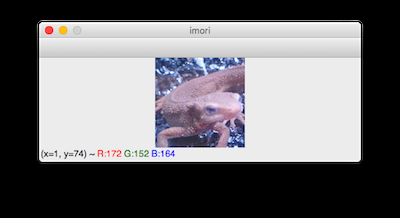
#> input picture assets/sample.png, 400 x 218 px
$ python -i aa.py   (imports and definitions only)
#> lines starting #> are read from the running program, lines starting #| are printed output that depends on the picture; after the words box and inside, x2 and y2 are one past the last pixel; in counts of white or black regions, pixels touching at a corner belong together
#> further down, picture is the input picture: shape (218, 400, 3); mean B, G, R 112.4, 109.6, 111

# [35 lines left out: functions sweep_rotation, logpolar_phase_rotation, not called in this run]

def detect_angle_via_minarearect(img):
    gray = cv2.cvtColor(img, cv2.COLOR_BGR2GRAY) if img.ndim == 3 else img
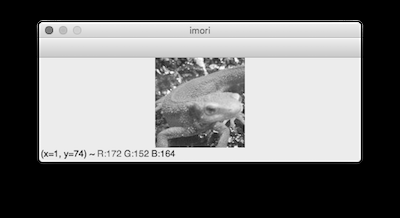
#> gray: shape (218, 400); min 0, max 255, mean 110.3
    edges = cv2.Canny(gray, 50, 150)
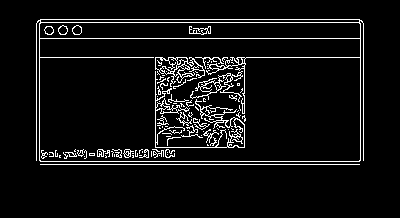
#> edges: shape (218, 400); 6.3% white in thin lines or dots, all inside (x1, y1, x2, y2) = (36, 19, 364, 165)
    contours, _ = cv2.findContours(edges, cv2.RETR_EXTERNAL, cv2.CHAIN_APPROX_SIMPLE)
#> contours = 2 contours, 1 with area under 20; largest, box (x1, y1, x2, y2) and area: (36, 19, 364, 162) 45579
    if not contours:
        return None

    largest = max(contours, key=cv2.contourArea)
#> largest = contour of 28 points, box (x1, y1, x2, y2) (36, 19, 364, 162), area 45579
    rect = cv2.minAreaRect(largest)
#> rect = ((199.5, 90), (142, 327), -90)
    angle = rect[2]
#> angle = -90
    if rect[1][0] < rect[1][1]:
        angle += 90
#> angle = 0
    return angle


# [5 lines left out: function auto_canny, not called in this run]


import cv2
import numpy as np
import matplotlib.pyplot as plt

# [38 lines left out: function detect_line_angles, not called in this run]
import numpy as np

# [31 lines left out: function estimate_rotation_ecc, not called in this run]

>>> import cv2
>>> picture = cv2.imread('assets/sample.png')
>>> result = detect_angle_via_minarearect(picture)
#> result = 0
